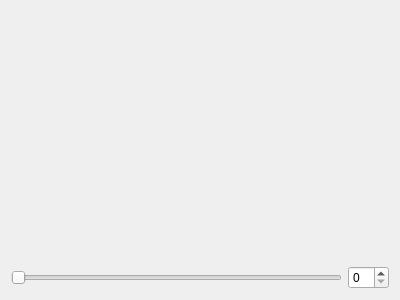
<?xml version="1.0" encoding="UTF-8"?>
<ui version="4.0">
 <class>Form</class>
 <widget class="QWidget" name="Form">
  <property name="geometry">
   <rect>
    <x>0</x>
    <y>0</y>
    <width>400</width>
    <height>300</height>
   </rect>
  </property>
  <property name="windowTitle">
   <string>showImage</string>
  </property>
  <layout class="QVBoxLayout" name="verticalLayout" stretch="9,1">
   <item>
    <widget class="ImageWidget" name="widget" native="true"/>
   </item>
   <item>
    <layout class="QHBoxLayout" name="horizontalLayout">
     <item>
      <widget class="QSlider" name="horizontalSlider">
       <property name="orientation">
        <enum>Qt::Horizontal</enum>
       </property>
      </widget>
     </item>
     <item>
      <widget class="QSpinBox" name="spinBox"/>
     </item>
    </layout>
   </item>
  </layout>
 </widget>
 <customwidgets>
  <customwidget>
   <class>ImageWidget</class>
   <extends>QWidget</extends>
   <header>ui.ui.Image_widget.h</header>
   <container>1</container>
  </customwidget>
 </customwidgets>
 <resources/>
 <connections/>
</ui>
